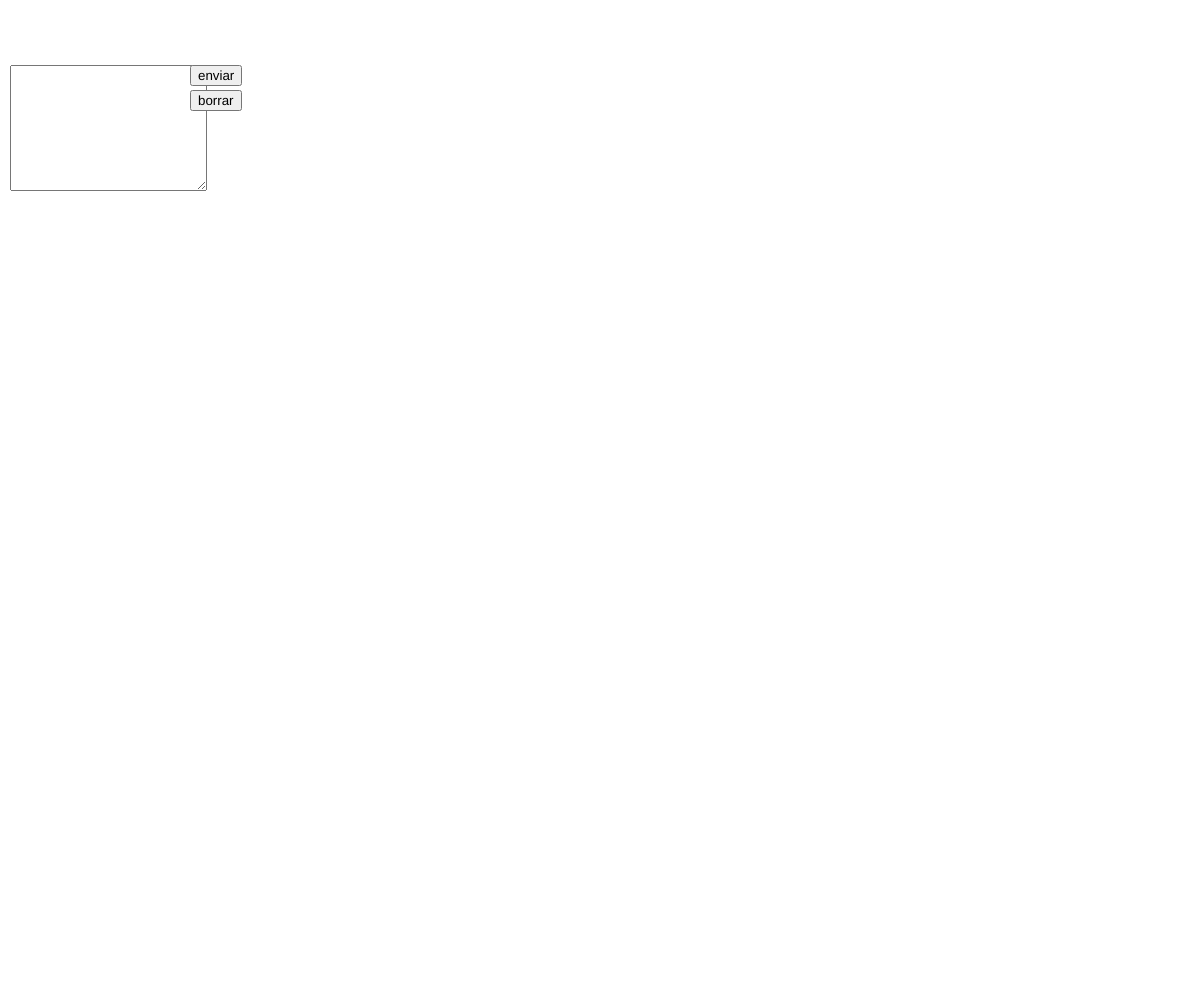
Frame 1 (no input)
Frame 60 (no input): identical to frame 1, image omitted
Frame 120 (the mouse pressed at the canvas centre since frame 60): identical to frame 1, image omitted

The p5.js sketch that drew this single still picture (run headless with seeded random() and noise() and a simulated clock; from frame 60 on, the mouse is pressed at the canvas centre):

// p5.js sketch
// ── sketch.js
let button1, button2;
var name=" ";
var texfield;
var x=0;
var y=0;
var stepSize=5.0;
var font='Georgia';
var fontSizeMin=3;
var angleDistortion=0.0;
var counter=0;
function windowResized(){
	resizeCanvas(windowWidth,windowHeight);
}
function setup(){
	createCanvas(windowWidth,windowHeight);
	background(255);
	cursor(CROSS);
    x = mouseX;
    y = mouseY;
    textFont(font);
    textAlign(LEFT);
    fill(0);
	//input = createInput();
	//input.position(10,65);
	texfield = createElement('textarea');
	texfield.elt.rows=8;
    texfield.elt.cols=22;
    texfield.position(10,65);
	button1 = createButton('enviar');
	button1.position(190,65);
	button1.mousePressed(greet);
	button2 = createButton('borrar');
	button2.position(190,90);
	button2.mousePressed(erase);
}
function greet(){
	//name=input.value();
	name=texfield.value();
}
function erase(){
	background(255);
}
function draw() {
  if (mouseIsPressed && mouseButton == LEFT) {
    var d = dist(x, y, mouseX, mouseY);
    textSize(fontSizeMin + d / 2);
    var newLetter = name.charAt(counter);
    stepSize = textWidth(newLetter);

    if (d > stepSize) {
      var angle = atan2(mouseY - y, mouseX - x);

      push();
      translate(x, y);
      rotate(angle + random(angleDistortion));
      text(newLetter, 0, 0);
      pop();

      counter++;
      if (counter >= name.length) counter = 0;

      x = x + cos(angle) * stepSize;
      y = y + sin(angle) * stepSize;
    }
  }
}
function mousePressed() {
	x=mouseX;
	y=mouseY;
}
